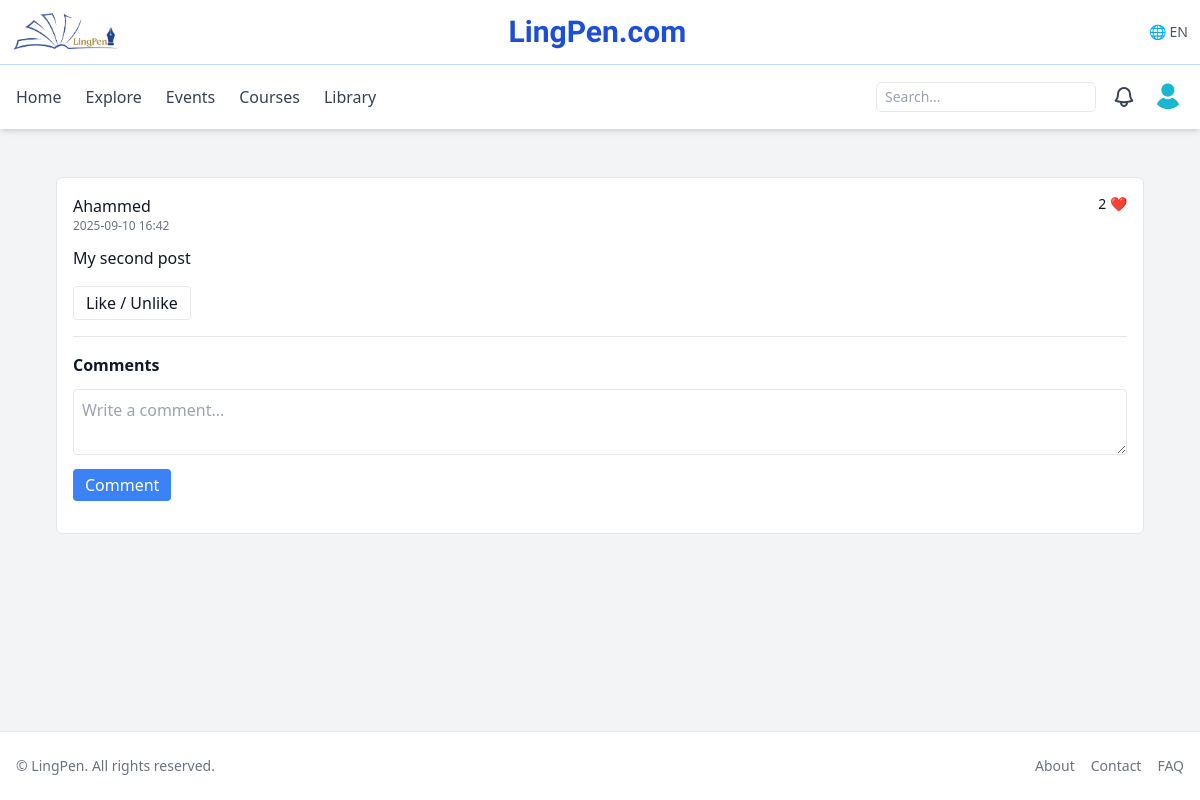
Screenshot of /posts/posts/2 (signed in) with the database file from the repository.
### app/models.py (models this page shows)
class Profile(db.Model):
    id = db.Column(db.Integer, primary_key=True)
    user_id = db.Column(db.Integer, db.ForeignKey("user.id"), unique=True)
    first_name = db.Column(db.String(80))
    last_name = db.Column(db.String(80))
    dob = db.Column(db.Date)
    photo_url = db.Column(db.String(255))
    cover_url = db.Column(db.String(255))
    about = db.Column(db.Text)
    primary_language = db.Column(db.String(80))
    interests = db.Column(db.String(255))
    proficiency_level = db.Column(db.String(50))
    user = db.relationship("User", back_populates="profile")

class Post(db.Model):
    id = db.Column(db.Integer, primary_key=True)
    user_id = db.Column(db.Integer, db.ForeignKey("user.id"), nullable=False, index=True)
    body = db.Column(db.Text, nullable=False)
    created_at = db.Column(db.DateTime, default=datetime.utcnow)
    updated_at = db.Column(db.DateTime, onupdate=datetime.utcnow)
    user = db.relationship("User", backref=db.backref("posts", lazy="dynamic"))
    likes = db.relationship("PostLike", back_populates="post", cascade='all, delete-orphan', lazy="dynamic")
    comments = db.relationship("PostComment", back_populates="post", cascade='all, delete-orphan', lazy="dynamic")

### app/blueprints/posts/routes.py (the view)
@bp.route("/posts/<int:post_id>")
def detail(post_id):
    post = Post.query.get_or_404(post_id)
    comments = (
        PostComment.query.filter_by(post_id=post.id, parent_id=None)
        .order_by(PostComment.created_at.desc())
        .all()
    )
    form = CommentForm()
    return render_template("posts/detail.html", post=post, form=form, comments=comments)

### app/forms.py
class CommentForm(FlaskForm):
    body = TextAreaField('Comment', validators=[DataRequired(), Length(min=1, max=2000)])
    parent_id = HiddenField('Parent Comment ID')
    submit = SubmitField('Comment')

### app/models.py (called while the page is built)
@login_manager.user_loader
def load_user(user_id):
    return db.session.get(User, int(user_id))

### app/templates/posts/detail.html (shortened to what this page needs)
{% extends 'base.html' %}
{% block content %}
<div class="border rounded-md p-4 bg-white">
  <div class="flex justify-between items-start">
    <div>
      <div class="font-medium">
        <a href="{{ url_for('users.profile', user_id=post.user.id) }}">
          {{ post.user.profile.first_name or post.user.email }}
        </a>
      </div>
      <div class="text-xs text-gray-500">{{ post.created_at.strftime('%Y-%m-%d %H:%M') }}</div>
    </div>
    <div class="text-sm">{{ post.likes.count() }} ❤</div>
  </div>
  <p class="mt-3">{{ post.body }}</p>
  <div class="mt-4 flex gap-2">
    {% if current_user.is_authenticated %}
      <form method="post" action="{{ url_for('posts.like', post_id=post.id) }}">
        <button class="px-3 py-1 border rounded">Like / Unlike</button>
      </form>
    {% else %}
      <a href="{{ url_for('auth.login') }}" class="px-3 py-1 border rounded">Login to interact</a>
    {% endif %}
  </div>
  <hr class="my-4">
  <div x-data="commentsComponent({{ post.id }})" x-init="loadComments()">
    <h2 class="font-semibold mb-3">Comments</h2>
    {% if current_user.is_authenticated %}
      <div class="mb-4">
        <textarea x-model="newComment" class="w-full border rounded p-2" placeholder="Write a comment..."></textarea>
        <button @click="submitComment()" class="bg-blue-500 text-white px-3 py-1 rounded mt-2">Comment</button>
      </div>
    {% else %}
      <p class="text-sm text-gray-500">
        Please <a href="{{ url_for('auth.login') }}" class="text-blue-600 underline">login</a> to comment.
      </p>
    {% endif %}
  </div>
</div>
{% endblock %}

### rows the page displays
Profile: user.profile "Ahammed"
Post: created_at "2025-09-10 16:42", body "My second post"

### other values shown
{{ post.likes.count() }} "2"
